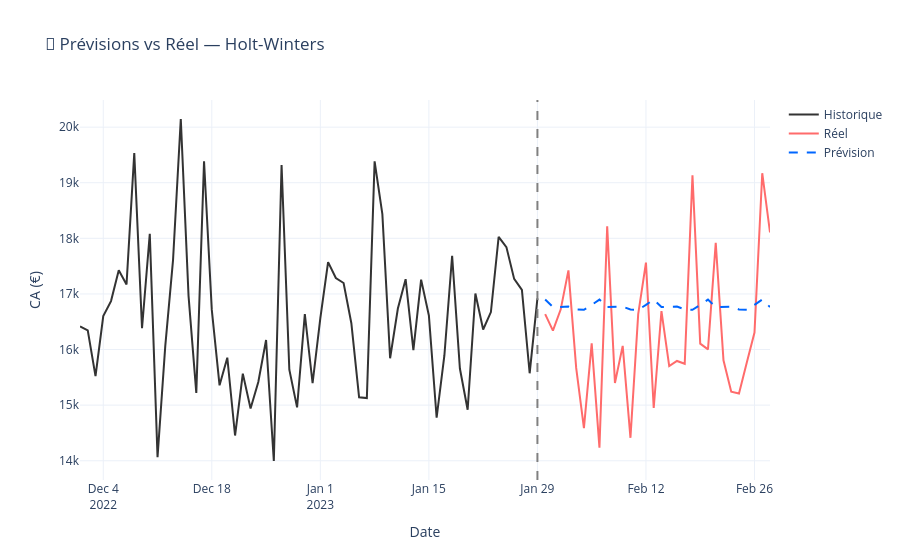

Here is the notebook cell this chart was saved with:
### Code cell
# Visualisation : prévisions vs réel
fig = go.Figure()

# Données d'entraînement (derniers 60 jours)
train_recent = train.tail(60)
fig.add_trace(go.Scatter(
    x=train_recent['date'], y=train_recent['ca'],
    name='Historique', line=dict(color='#333')
))

# Données de test (réelles)
fig.add_trace(go.Scatter(
    x=df_forecast['date'], y=df_forecast['ca_actual'],
    name='Réel', line=dict(color='#FF6B6B', width=2)
))

# Prévisions
fig.add_trace(go.Scatter(
    x=df_forecast['date'], y=df_forecast['ca_predicted'],
    name='Prévision', line=dict(color='#0066FF', width=2, dash='dash')
))

# Ligne de séparation
fig.add_vline(x=train['date'].max(), line_dash="dash", line_color="gray")

fig.update_layout(
    title='🔮 Prévisions vs Réel — Holt-Winters',
    xaxis_title='Date',
    yaxis_title='CA (€)',
    template='plotly_white',
    hovermode='x unified'
)
fig.show()
